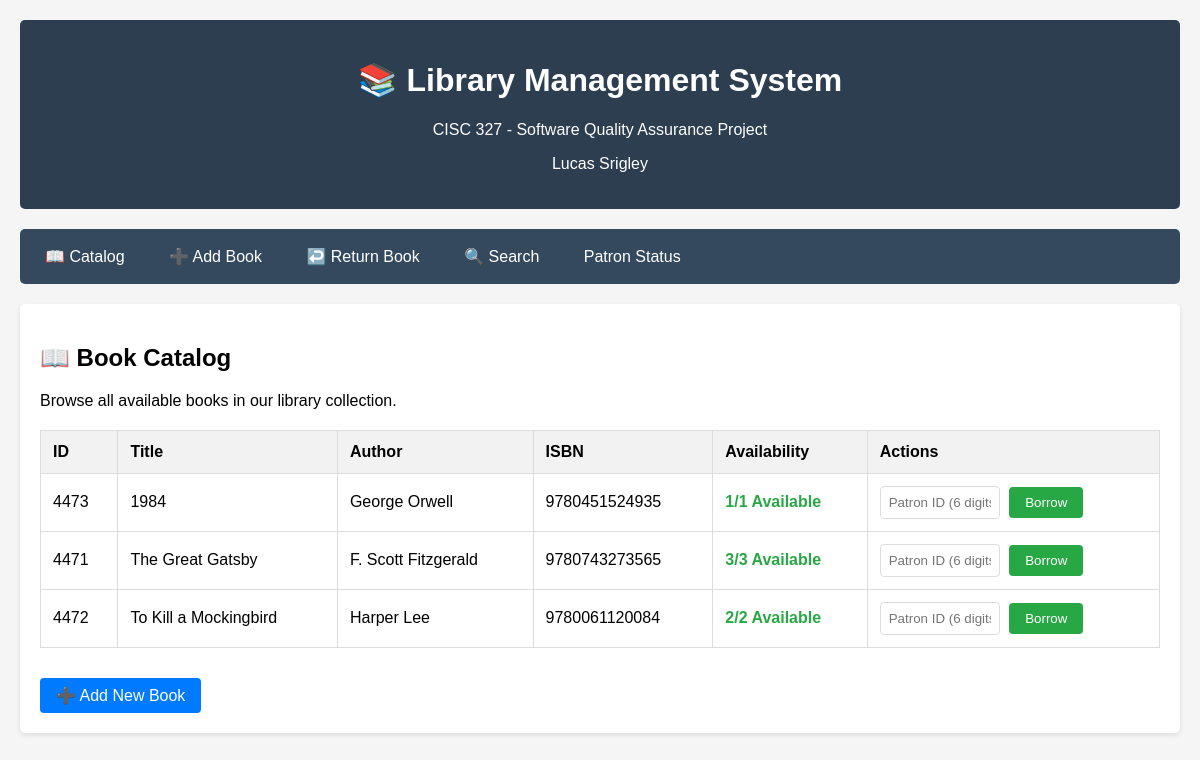
The app's page /catalog, older data.
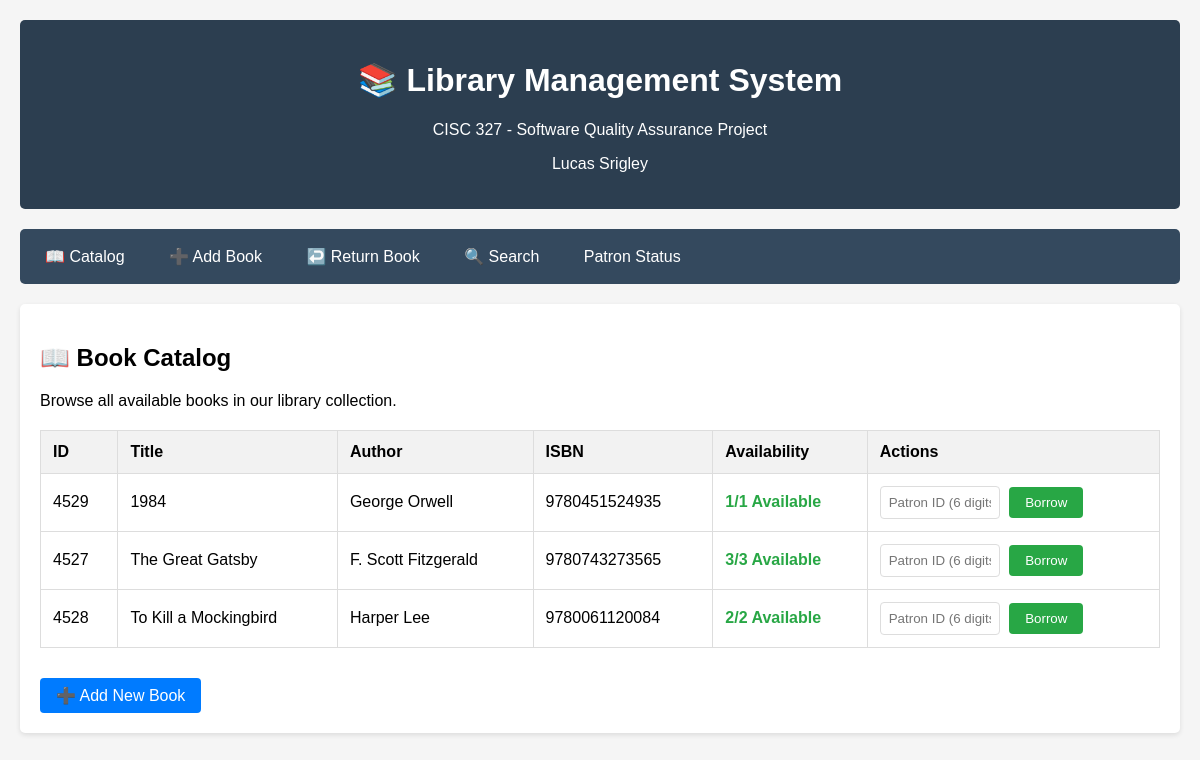
The same page, newer data.
### tables this page shows
CREATE TABLE books (
            id INTEGER PRIMARY KEY AUTOINCREMENT,
            title TEXT NOT NULL,
            author TEXT NOT NULL,
            isbn TEXT UNIQUE NOT NULL,
            total_copies INTEGER NOT NULL,
            available_copies INTEGER NOT NULL
        );

### routes/catalog_routes.py (the view)
@catalog_bp.route('/catalog')
def catalog():
    books = get_all_books()
    return render_template('catalog.html', books=books)

### database.py (called while the page is built)
def get_db_connection():
    conn = sqlite3.connect(DATABASE)
    conn.row_factory = sqlite3.Row  # This enables column access by name
    return conn

def get_all_books() -> List[Dict]:
    conn = get_db_connection()
    books = conn.execute('SELECT * FROM books ORDER BY title').fetchall()
    conn.close()
    return [dict(book) for book in books]

### templates/catalog.html (shortened to what this page needs)
{% extends "base.html" %}
{% block content %}
<h2>📖 Book Catalog</h2>
<p>Browse all available books in our library collection.</p>
{% if books %}
<table>
    <thead>
        <tr>
            <th>ID</th>
            <th>Title</th>
            <th>Author</th>
            <th>ISBN</th>
            <th>Availability</th>
            <th>Actions</th>
        </tr>
    </thead>
    <tbody>
        {% for book in books %}
        <tr>
            <td>{{ book.id }}</td>
            <td>{{ book.title }}</td>
            <td>{{ book.author }}</td>
            <td>{{ book.isbn }}</td>
            <td>
                {% if book.available_copies > 0 %}
                    <span class="status-available">{{ book.available_copies }}/{{ book.total_copies }} Available</span>
                {% else %}
                    <span class="status-unavailable">Not Available</span>
                {% endif %}
            </td>
            <td>
                {% if book.available_copies > 0 %}
                    <form method="POST" action="{{ url_for('borrowing.borrow_book') }}" style="display: inline;">
                        <input type="text" name="patron_id" placeholder="Patron ID (6 digits)"
                               pattern="[0-9]{6}" maxlength="6" required style="width: 120px; margin-right: 5px;">
                        <button type="submit" class="btn btn-success">Borrow</button>
                    </form>
                {% else %}
                    <span style="color: #666;">Unavailable</span>
                {% endif %}
            </td>
        </tr>
        {% endfor %}
    </tbody>
</table>
{% else %}
<div style="text-align: center; padding: 40px; color: #666;">
    <h3>No books in catalog</h3>
    <p>The library catalog is empty. <a href="{{ url_for('catalog.add_book') }}">Add the first book</a> to get started.</p>
</div>
{% endif %}
<div style="margin-top: 30px;">
    <a href="{{ url_for('catalog.add_book') }}" class="btn">➕ Add New Book</a>
</div>
{% endblock %}

### templates/base.html (shortened to what this page needs)
<!DOCTYPE html>
<html lang="en">
<head>
</head>
<body>
    <div class="header">
        <h1>📚 Library Management System</h1>
        <p>CISC 327 - Software Quality Assurance Project</p>
        <p>Lucas Srigley</p>
    </div>
    <div class="nav">
        <a href="{{ url_for('catalog.catalog') }}">📖 Catalog</a>
        <a href="{{ url_for('catalog.add_book') }}">➕ Add Book</a>
        <a href="{{ url_for('borrowing.return_book') }}">↩️ Return Book</a>
        <a href="{{ url_for('search.search_books') }}">🔍 Search</a>
        <a href="{{ url_for('patrons.patron_status') }}">Patron Status</a>
    </div>
    <div class="content">
        {% block content %}{% endblock %}
    </div>
</body>
</html>

### templates/base.html (style rules this page uses)
body { font-family: Arial, sans-serif; max-width: 1200px; margin: 0 auto; padding: 20px; background-color: #f5f5f5; }
.header { background-color: #2c3e50; color: white; padding: 20px; text-align: center; margin-bottom: 20px; border-radius: 5px; }
.nav { background-color: #34495e; padding: 10px; margin-bottom: 20px; border-radius: 5px; }
.nav a { color: white; text-decoration: none; padding: 8px 15px; margin-right: 10px; border-radius: 3px; display: inline-block; }
.content { background-color: white; padding: 20px; border-radius: 5px; box-shadow: 0 2px 5px rgba(0,0,0,0.1); }
table { width: 100%; border-collapse: collapse; margin-top: 20px; }
th, td { border: 1px solid #ddd; padding: 12px; text-align: left; }
th { background-color: #f2f2f2; font-weight: bold; }
.btn { background-color: #007bff; color: white; padding: 8px 16px; border: none; border-radius: 4px; cursor: pointer; text-decoration: none; display: inline-block; }
.btn-success { background-color: #28a745; }
input[type="text"], input[type="number"], select { width: 100%; padding: 8px; border: 1px solid #ddd; border-radius: 4px; box-sizing: border-box; }
.status-available { color: #28a745; font-weight: bold; }

Row changes from the older to the newer data that the page shows:
removed books: id "4473", title "1984", author "George Orwell", isbn "9780451524935", available_copies "1", total_copies "1"
removed books: id "4471", title "The Great Gatsby", author "F. Scott Fitzgerald", isbn "9780743273565", available_copies "3", total_copies "3"
removed books: id "4472", title "To Kill a Mockingbird", author "Harper Lee", isbn "9780061120084", available_copies "2", total_copies "2"
added books: id "4529", title "1984", author "George Orwell", isbn "9780451524935", available_copies "1", total_copies "1"
added books: id "4527", title "The Great Gatsby", author "F. Scott Fitzgerald", isbn "9780743273565", available_copies "3", total_copies "3"
added books: id "4528", title "To Kill a Mockingbird", author "Harper Lee", isbn "9780061120084", available_copies "2", total_copies "2"
